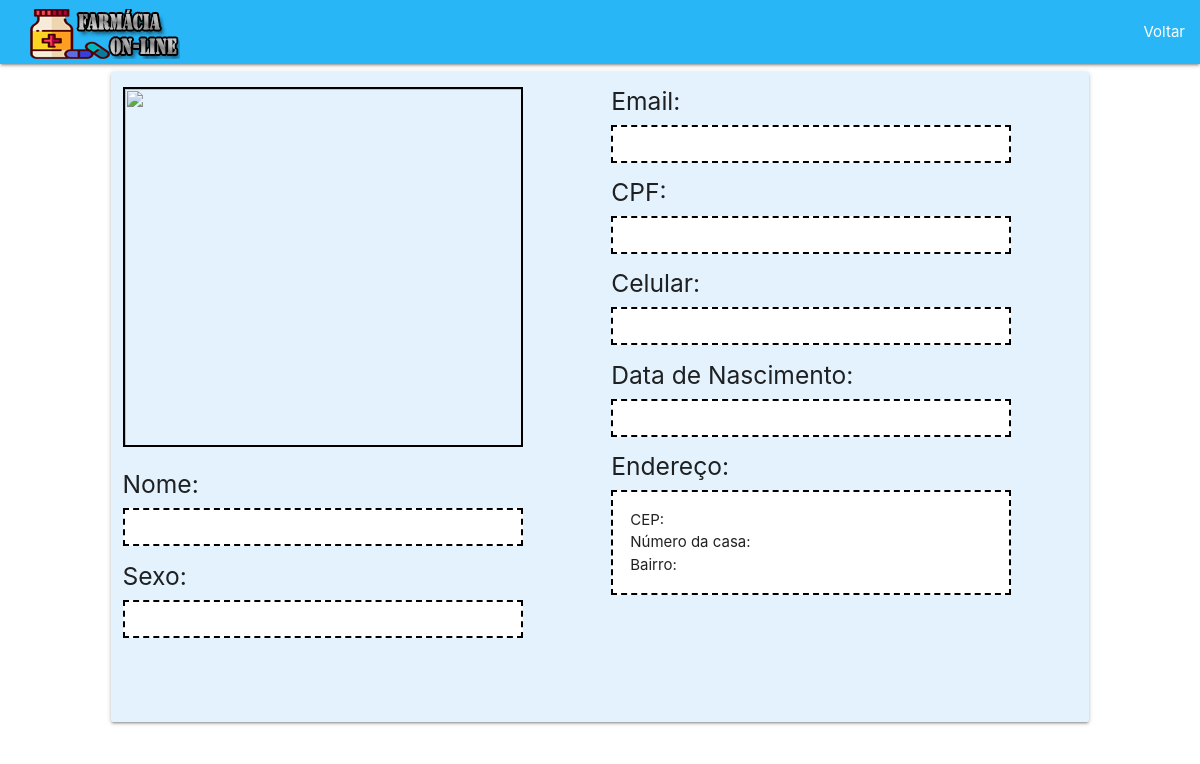
Before: /adm/perfilcliente.php?email=farmacia@farmacia.com with the older database file.
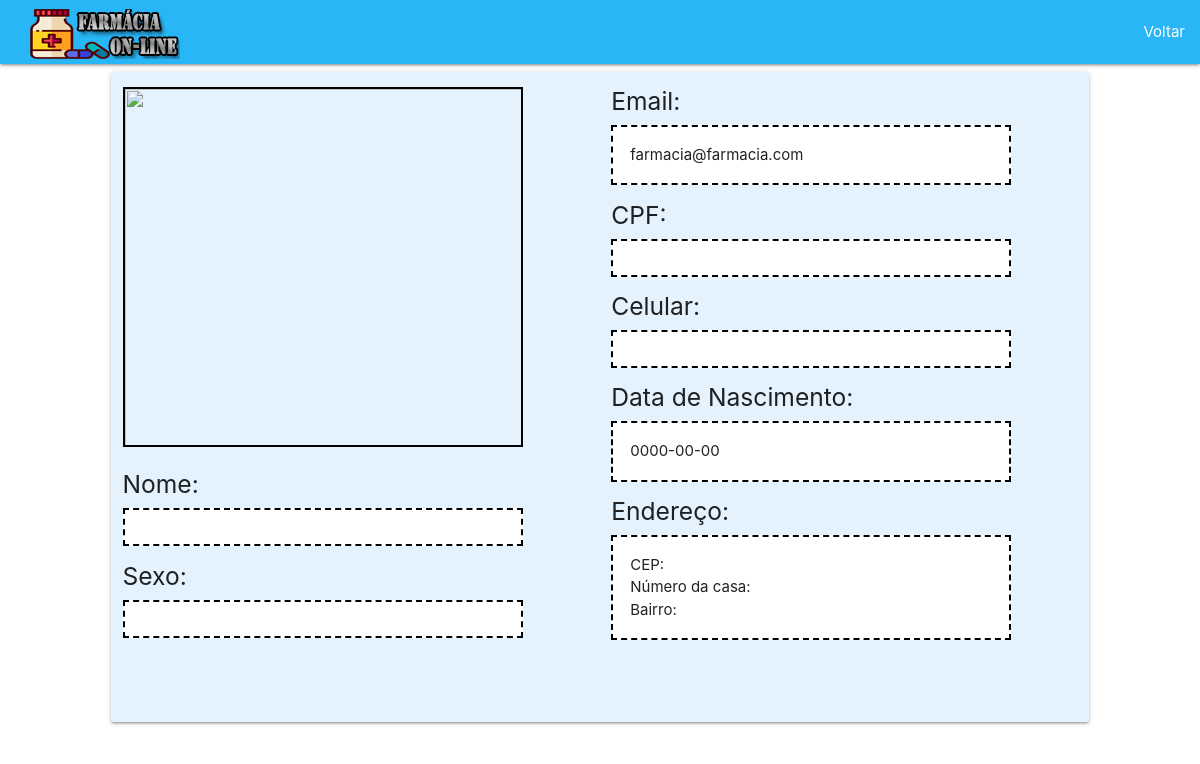
After: the same page with the newer database file.
### tables this page shows
CREATE TABLE IF NOT EXISTS `usuarios` (
  `id` int(11) NOT NULL AUTO_INCREMENT,
  `nome` varchar(30) NOT NULL,
  `sobrenome` varchar(30) NOT NULL,
  `email` varchar(50) NOT NULL,
  `cpf` varchar(14) NOT NULL,
  `celular` varchar(15) NOT NULL,
  `senha` varchar(50) NOT NULL,
  `sexo` varchar(30) NOT NULL,
  `cep` varchar(9) NOT NULL,
  `dataNascimento` date NOT NULL,
  `foto` varchar(40) NOT NULL,
  `numcasa` varchar(5) NOT NULL,
  `endereco` varchar(255) NOT NULL,
  PRIMARY KEY (`id`)
);

### adm/perfilcliente.php (the view, shortened to what this page needs)
<!DOCTYPE html>
<html>
<head>
<link type="text/css" rel="stylesheet" href="../materialize/css/materialize.min.css"  media="screen,projection"/>
<link rel="stylesheet" href="../owl.carousel.min.css">
<link rel="stylesheet" href="../owl.theme.default.min.css">
<link rel="stylesheet" type="text/css" href="../estilo_botoes/estilo.css">
</head>
<body>
<?php
include "../bd/conexao.php";
if (isset($_GET['email'])){
  $email = $_GET['email'];
}else{
   echo"<script> alert('Você precisa estar logado como administrador para acessar essa página!');window.location
        .href='../clientes/entrar.php';</script>";
}
?>
<div class="navbar-fixed">
  <nav>
    <div class="nav-wrapper #29b6f6 light-blue lighten-1">
      <div class="container">
      <a href="#!" class="brand-logo"><img src="../logo.png" align="center"></a>
      </div>
      <ul class="right hide-on-med-and-down">
        <li><a href="compras.php">Voltar</a></li>
      </ul>
    </div>
  </nav>
  </div>
<?php
$sql = "SELECT * FROM usuarios WHERE email = '$email'";
$resultado = mysqli_query($connect, $sql);
$dados = mysqli_fetch_array($resultado);
?>
<div class="row">
    <div class="col s12 m10 push-m1">
      <div class="card #e3f2fd blue lighten-5" style="height: 650px">
         <div class="col s12 m6">
           <?php
           if ($dados['foto'] != 'empty') {
              ?>
              <p>
                <img width="400" style="border: 2px solid black" height="360" src="../fotos/clientes/<?php echo $dados['foto']; ?>">
              </p>
              <?php
            } else{
            ?>
            <p>
               <img width="400" style="border: 2px solid black" height="360" src="../defaultpic.jpg">
             </p>
            <?php
            }
           ?>
          <p>
            <h5>Nome:</h5>
            <div style="width: 400px; padding: 17px; background-color: white; border: 2px dashed black"><?php echo $dados['nome']." ".$dados['sobrenome']; ?></div>
          </p>
          <p>
            <h5>Sexo:</h5>
            <div style="width: 400px; padding: 17px; background-color: white; border: 2px dashed black"><?php echo $dados['sexo']; ?></div>
          </p>
         </div>
          <div class="col s12 m6">
            <p>
            <h5>Email:</h5>
            <div style="width: 400px; padding: 17px; background-color: white; border: 2px dashed black"><?php echo $dados['email']; ?></div>
          </p>
          <p>
            <h5>CPF:</h5>
            <div style="width: 400px; padding: 17px; background-color: white; border: 2px dashed black"><?php echo $dados['cpf']; ?></div>
          </p>
          <p>
            <h5>Celular:</h5>
            <div style="width: 400px; padding: 17px; background-color: white; border: 2px dashed black"><?php echo $dados['celular']; ?></div>
          </p>
          <p>
            <h5>Data de Nascimento:</h5>
            <div style="width: 400px; padding: 17px; background-color: white; border: 2px dashed black"><?php echo $dados['dataNascimento']; ?></div>
          </p>
          <p>
            <h5>Endereço:</h5>
            <div style="width: 400px; padding: 17px; background-color: white; border: 2px dashed black"><?php echo "CEP: ".$dados['cep']."<br> Número da casa: ".$dados['numcasa']."<br> Bairro: ".$dados['endereco']; ?></div>
          </p>
          </div>
        </div>
      </div>
    </div>
</body>
</html>

### adm/perfilcliente.php (style rules this page uses)
.container { margin: 0 auto; max-width: 1280px; width: 95%; }
@media only screen and (min-width: 601px) { .container { width: 95%; } }
@media only screen and (min-width: 993px) { .container { width: 95%; } }

Changed rows visible on the page:
added usuarios: email "farmacia@farmacia.com", dataNascimento "0000-00-00"
